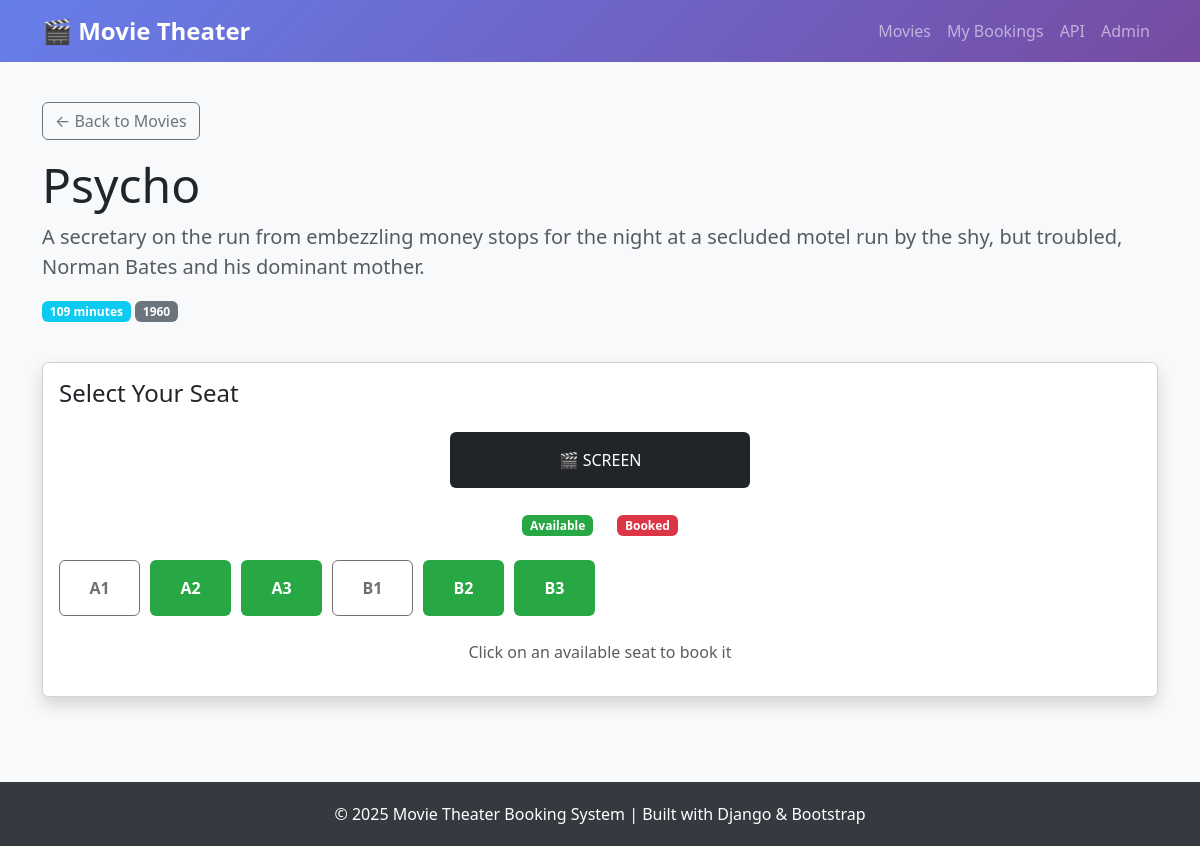
Screenshot of /book/3/ with the database file from the repository.
### bookings/models.py (models this page shows, shortened)
class Movie(models.Model):
    title = models.CharField(max_length=200)
    description = models.TextField()
    release_date = models.DateField()
    duration = models.IntegerField(help_text="Duration in minutes")
    class Meta:
        ordering = ['release_date']

class Seat(models.Model):
    SEAT_STATUS_CHOICES = [
        ('available', 'Available'),
        ('booked', 'Booked'),
    ]
    seat_number = models.CharField(max_length=10)
    status = models.CharField(
        max_length=20,
        choices=SEAT_STATUS_CHOICES,
        default='available'
    )
    movie = models.ForeignKey(
        Movie,
        on_delete=models.CASCADE,
        related_name='seats',
        null=True,
        blank=True
    )
    class Meta:
        ordering = ['seat_number']
        unique_together = ['seat_number', 'movie']  # Unique per movie

### bookings/views.py (the view, shortened to what this page needs)
# urls.py: path('book/<int:movie_id>/', views.seat_booking, name='book_seat'),
def seat_booking(request, movie_id):
    movie = get_object_or_404(Movie, id=movie_id)
    seats = Seat.objects.filter(movie=movie) | Seat.objects.filter(movie__isnull=True)
    return render(request, 'bookings/seat_booking.html', {
        'movie': movie,
        'seats': seats
    })

### bookings/templates/bookings/seat_booking.html (shortened to what this page needs)
{% extends 'bookings/base.html' %}
{% block content %}
<div class="row mb-4">
    <div class="col-12">
        <a href="{% url 'movie_list' %}" class="btn btn-outline-secondary mb-3">
            ← Back to Movies
        </a>
        <h1 class="display-5">{{ movie.title }}</h1>
        <p class="lead text-muted">{{ movie.description }}</p>
        <div class="mb-3">
            <span class="badge bg-info">{{ movie.duration }} minutes</span>
            <span class="badge bg-secondary">{{ movie.release_date|date:"Y" }}</span>
        </div>
    </div>
</div>
<div class="row">
    <div class="col-12">
        <div class="card shadow">
            <div class="card-body">
                <h4 class="card-title mb-4">Select Your Seat</h4>
                <div class="text-center mb-4">
                    <div class="p-3 bg-dark text-white rounded" style="max-width: 300px; margin: 0 auto;">
                        🎬 SCREEN
                    </div>
                </div>
                <div class="d-flex justify-content-center gap-4 mb-4">
                    <span><span class="badge seat-available">Available</span></span>
                    <span><span class="badge seat-booked">Booked</span></span>
                </div>
                {% if seats %}
                <form method="POST">
                    <div class="seat-grid">
                        {% for seat in seats %}
                            {% if seat.status == 'available' %}
                                <button type="submit" name="seat_id" value="{{ seat.id }}"
                                        class="btn seat-btn seat-available">
                                    {{ seat.seat_number }}
                                </button>
                            {% else %}
                                <button type="button" class="btn seat-btn seat-booked" disabled>
                                    {{ seat.seat_number }}
                                </button>
                            {% endif %}
                        {% endfor %}
                    </div>
                    <div class="text-center mt-4">
                        <p class="text-muted">Click on an available seat to book it</p>
                    </div>
                </form>
                {% else %}
                <div class="alert alert-warning text-center">
                    <h5>No Seats Available</h5>
                    <p class="mb-0">All seats for this movie are currently booked or no seats have been added yet.</p>
                </div>
                {% endif %}
            </div>
        </div>
    </div>
</div>
{% endblock %}

### bookings/templates/bookings/base.html (style rules this page uses)
body { background-color: #f8f9fa; }
.seat-grid { display: grid; grid-template-columns: repeat(auto-fill, minmax(80px, 1fr)); gap: 10px; margin-top: 20px; }
.seat-btn { padding: 15px; font-weight: bold; }
.seat-available { background-color: #28a745; color: white; }
.seat-booked { background-color: #dc3545; color: white; cursor: not-allowed; }

### rows the page displays
Movie: title "Psycho", description "A secretary on the run from embezzling money stops for the night at a secluded motel run by the shy, but troubled, Norman Bates and his dominant mother.", duration "109", release_date "1960"
Seat: seat_number "A1"
Seat: {{ seat.id }} 2 (drawn), seat_number "A2"
Seat: {{ seat.id }} 3 (drawn), seat_number "A3"
Seat: seat_number "B1"
Seat: {{ seat.id }} 5 (drawn), seat_number "B2"
Seat: {{ seat.id }} 6 (drawn), seat_number "B3"
